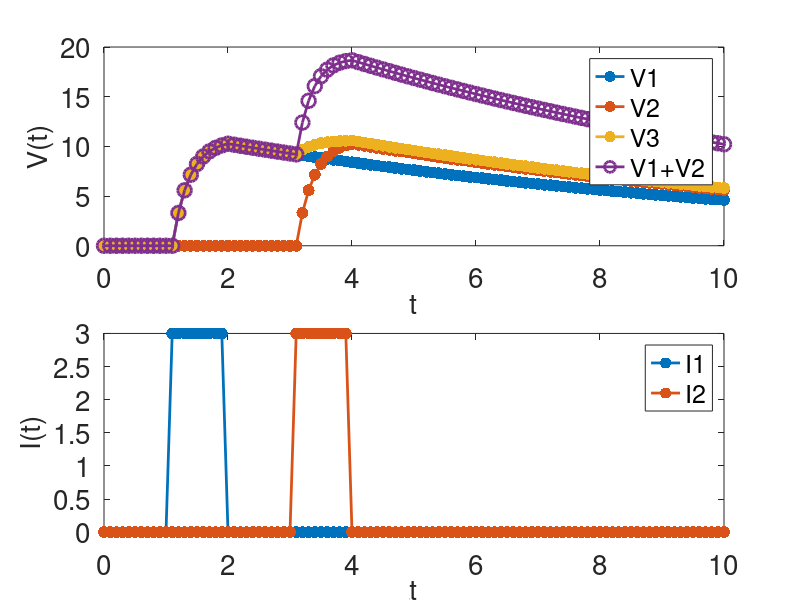

MATLAB code to generate this figure:
%euler method simulator
clear all

deltat=0.1 ; %timestep
Tmax=10;

tlist=linspace(0,Tmax,Tmax/deltat +1) ;

%to test linearity, we will solve our system 3 times!
Vlist1=zeros(1,length(tlist));
Vlist2=zeros(1,length(tlist));
Vlist3=zeros(1,length(tlist));


%initialize
V0=0;
Vlist1(1)=V0;
Vlist2(1)=V0;
Vlist3(1)=V0;


%define input CONDUCTANCES

% successive input impulses:  watch them summate NONLINEARLY over time
gapplist1=zeros(1,length(tlist));
    T1=1;
    T2=2;
    gapplist1(find (tlist>T1 & tlist<T2) )=3;    
gapplist2=zeros(1,length(tlist));
    T3=3;
    T4=4;
    gapplist2(find (tlist>T3 & tlist<T4) )=3;    
gapplist3=gapplist1+gapplist2;


%synaptic reversal potential E
E=11;

%circuit parameters
R=10;
C=1;


for n=1:length(tlist)-1
    t=tlist(n);
    Vlist1(n+1)=Vlist1(n) + (-Vlist1(n)/(R*C) + gapplist1(n)*(E-Vlist1(n))/C )*deltat;
    Vlist2(n+1)=Vlist2(n) + (-Vlist2(n)/(R*C) + gapplist2(n)*(E-Vlist2(n))/C )*deltat;
    Vlist3(n+1)=Vlist3(n) + (-Vlist3(n)/(R*C) + gapplist3(n)*(E-Vlist3(n))/C )*deltat;
end

set(0,'defaultaxesfontsize',20);
set(0,'defaulttextfontsize',20); 

figure
set(gca,'FontSize',16)
subplot(211)
plot(tlist,Vlist1,'.-','LineWidth',2,'MarkerSize',26); hold on
plot(tlist,Vlist2,'.-','LineWidth',2,'MarkerSize',26);
plot(tlist,Vlist3,'.-','LineWidth',2,'MarkerSize',26);
plot(tlist,Vlist1+Vlist2,'o-','LineWidth',2,'MarkerSize',10);
xlabel('t','Fontsize',20); ylabel('V(t)','Fontsize',20); 
legend('V1','V2','V3','V1+V2')

subplot(212)
plot(tlist,gapplist1,'.-','LineWidth',2,'MarkerSize',26); hold on
plot(tlist,gapplist2,'.-','LineWidth',2,'MarkerSize',26);
%plot(tlist,gapplist3,'o-','LineWidth',1,'MarkerSize',26);
xlabel('t','Fontsize',20); ylabel('I(t)','Fontsize',20); 
legend('I1','I2')